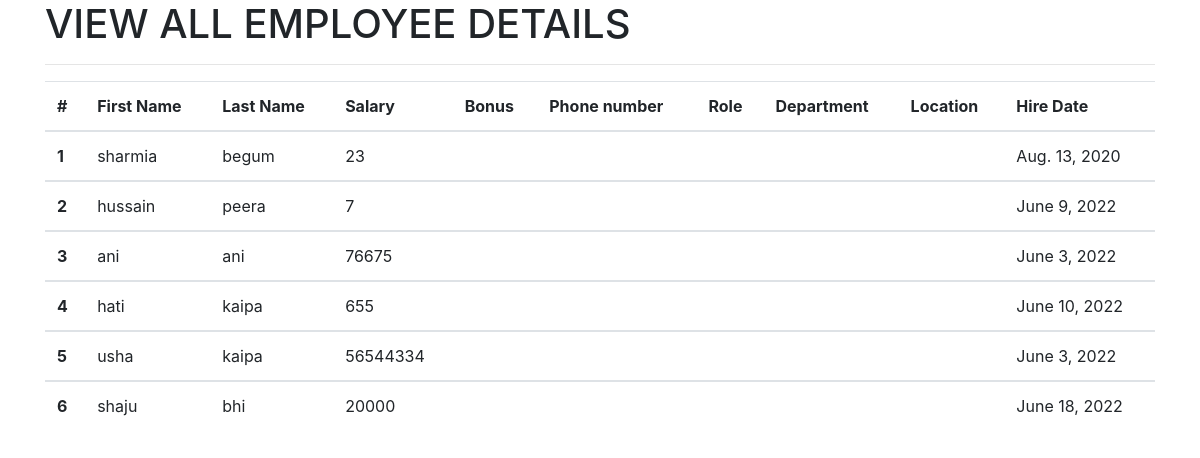
The app's page /all_emp with its own data.
### emp_app/models.py (models this page shows)
class Employee(models.Model):
    first_name = models.CharField(max_length=30, null=False)
    last_name = models.CharField(max_length=30)
    dept=models.ForeignKey(Department, on_delete=models.CASCADE)
    salary=models.IntegerField(default=0)
    bonus=models.IntegerField(default=0)
    role=models.ForeignKey(Role, on_delete=models.CASCADE)
    phone=models.IntegerField(default=0)
    hire_date=models.DateField()
    def __str__(self):
        return '%s %s %s' %(self.first_name, self.last_name, self.phone)

### emp_app/views.py (the view)
# urls.py: path('all_emp', views.all_emp, name='all_emp'),
def all_emp(request):
    emps = Employee.objects.all()
    context= {
        'emps' :emps
    }
    print(context)
    return render(request,'all_emp.html',context)

### emp_app/templates/all_emp.html (shortened to what this page needs)
<!DOCTYPE html>
<html lang="en">
<head>
</head>
<body bgcolor="white">
    <div class="container">
        <h1>VIEW ALL EMPLOYEE DETAILS</h1>
        <link rel="stylesheet" href="https://cdn.jsdelivr.net/npm/bootstrap@4.0.0/dist/css/bootstrap.min.css">
        <hr>
        <table class="table">
          <thead>
            <tr>
              <th scope="col">#</th>
              <th scope="col">First Name</th>
              <th scope="col">Last Name</th>
              <th scope="col">Salary</th>
              <th scope="col">Bonus</th>
              <th scope="col">Phone number</th>
              <th scope="col">Role</th>
              <th scope="col">Department</th>
              <th scope="col">Location</th>
              <th scope="col">Hire Date</th>
            </tr>
          </thead>
          {% for emp in emps %}
          <tbody>
            <tr>
              <th scope="row">{{emp.id}}</th>
              <td>{{emp.first_name}}</td>
              <td>{{emp.last_name}}</td>
              <td>{{emp.salary}}</td>
              <td>{{emp.Bonus}}</td>
              <td>{{emp.Phone_number}}</td>
              <td>{{emp.Role.name}}</td>
              <td>{{emp.Dept.name}}</td>
              <td>{{emp.dept.Location}}</td>
              <td>{{emp.hire_date}}</td>
            </tr>
          </tbody>
          {% endfor %}
        </table>
      </div>
</body>
</html>

### records on screen
Employee: id "1", first_name "sharmia", last_name "begum", salary "23", hire_date "Aug. 13, 2020"
Employee: id "2", first_name "hussain", last_name "peera", salary "7", hire_date "June 9, 2022"
Employee: id "3", first_name "ani", last_name "ani", salary "76675", hire_date "June 3, 2022"
Employee: id "4", first_name "hati", last_name "kaipa", salary "655", hire_date "June 10, 2022"
Employee: id "5", first_name "usha", last_name "kaipa", salary "56544334", hire_date "June 3, 2022"
Employee: id "6", first_name "shaju", last_name "bhi", salary "20000", hire_date "June 18, 2022"
